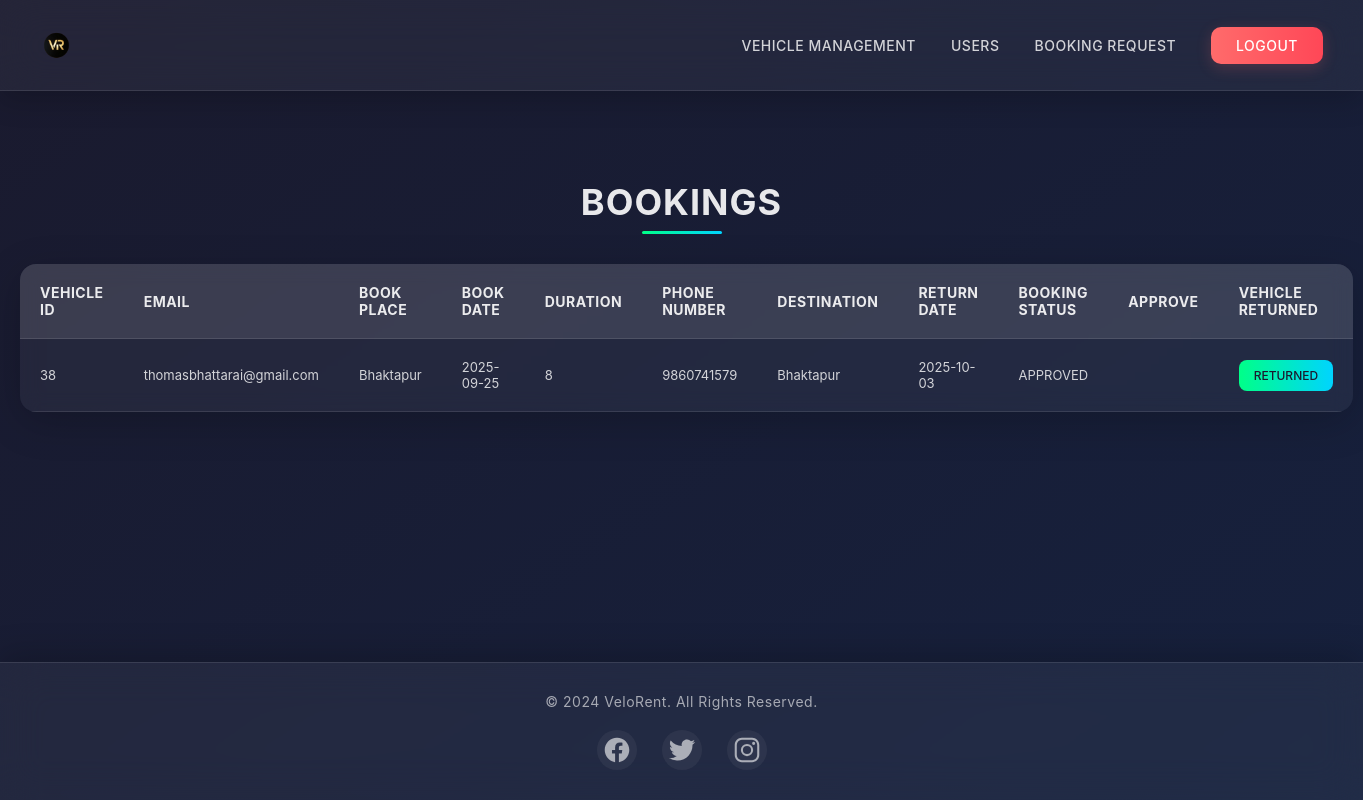
/adminbook.php, run on the app's committed database.
### tables this page shows
CREATE TABLE `booking` (
  `BOOK_ID` int(11) NOT NULL,
  `VEHICLE_ID` int(11) NOT NULL,
  `EMAIL` varchar(255) NOT NULL,
  `BOOK_PLACE` varchar(255) NOT NULL,
  `BOOK_DATE` date NOT NULL,
  `DURATION` int(11) NOT NULL,
  `PHONE_NUMBER` bigint(20) NOT NULL,
  `DESTINATION` varchar(255) NOT NULL,
  `RETURN_DATE` date NOT NULL,
  `PRICE` int(11) NOT NULL,
  `BOOK_STATUS` varchar(255) NOT NULL DEFAULT 'UNDER PROCESSING',
  `FINE` decimal(10,2) DEFAULT 0.00
);

### adminbook.php (the view, shortened to what this page needs)
<!DOCTYPE html>
<html lang="en">
<head>
    <link rel="stylesheet" href="css/adminbook.css">
</head>
<body>
<div class="main-content">
    <div class="navbar">
        <img style="height: 50px;" src="images/icon.png" alt="">
        <div class="menu">
            <ul>
                <li><a href="adminvehicle.php">VEHICLE MANAGEMENT</a></li>
                <li><a href="adminusers.php">USERS</a></li>
                <li><a href="adminbook.php">BOOKING REQUEST</a></li>
                <li><a href="index.php" class="button">LOGOUT</a></li>
            </ul>
        </div>
    </div>
    <h1 class="header">BOOKINGS</h1>
    <table class="content-table">
        <thead>
            <tr>
                <th>VEHICLE ID</th>
                <th>EMAIL</th>
                <th>BOOK PLACE</th>
                <th>BOOK DATE</th>
                <th>DURATION</th>
                <th>PHONE NUMBER</th>
                <th>DESTINATION</th>
                <th>RETURN DATE</th>
                <th>BOOKING STATUS</th>
                <th>APPROVE</th>
                <th>VEHICLE RETURNED</th>
            </tr>
        </thead>
        <tbody>
        <?php
            require_once('connection.php');
            $query = "SELECT * FROM booking ORDER BY BOOK_ID DESC";
            $queryy = mysqli_query($con, $query);
            while ($res = mysqli_fetch_array($queryy)) {
                $isApproved = $res['BOOK_STATUS'] === 'APPROVED';
        ?>
            <tr id="row-<?php echo $res['BOOK_ID']; ?>">
                <td><?php echo $res['VEHICLE_ID']; ?></td>
                <td><?php echo $res['EMAIL']; ?></td>
                <td><?php echo $res['BOOK_PLACE']; ?></td>
                <td><?php echo $res['BOOK_DATE']; ?></td>
                <td><?php echo $res['DURATION']; ?></td>
                <td><?php echo $res['PHONE_NUMBER']; ?></td>
                <td><?php echo $res['DESTINATION']; ?></td>
                <td><?php echo $res['RETURN_DATE']; ?></td>
                <td><?php echo $res['BOOK_STATUS']; ?></td>
                <td>
                </td>
                <td>
                    <a href="adminreturn.php?id=<?php echo $res['VEHICLE_ID']; ?>&bookid=<?php echo $res['BOOK_ID']; ?>"
                       class="button return-btn"
                       <?php echo !$isApproved ? 'style="display:none;"' : ''; ?>>RETURNED</a>
                </td>
            </tr>
        <?php } ?>
        </tbody>
    </table>
</div>
    <footer>
        <p>&copy; 2024 VeloRent. All Rights Reserved.</p>
        <div class="socials">
            <a href="https://www.facebook.com/thomasbhattrai" target="_blank"><ion-icon name="logo-facebook"></ion-icon></a>
            <a href="https://x.com/thomashbhattarai" target="_blank"><ion-icon name="logo-twitter"></ion-icon></a>
            <a href="https://www.instagram.com/swostimakaju/" target="_blank"><ion-icon name="logo-instagram"></ion-icon></a>
        </div>
    </footer>
</body>
</html>

### css/adminbook.css (style rules this page uses)
* { margin: 0; padding: 0; box-sizing: border-box; font-family: 'PP Mori', 'Inter', -apple-system, BlinkMacSystemFont, 'Segoe UI', Roboto, sans-serif; -webkit-font-smoothing: antialiased; -moz-osx-font-smoothing: grayscale; }
body { min-height: 100vh; background: linear-gradient(145deg, #1a1a2e 0%, #16213e 100%); color: rgba(255, 255, 255, 0.9); overflow-x: hidden; display: flex; flex-direction: column; justify-content: space-between; }
.main-content { margin-top: 100px; flex: 1; padding: 40px 20px; position: relative; z-index: 1; }
.navbar { background: rgba(255, 255, 255, 0.05); backdrop-filter: blur(20px); box-shadow: 0 8px 30px rgba(0, 0, 0, 0.2); padding: 20px 40px; display: flex; justify-content: space-between; align-items: center; position: fixed; top: 0; left: 0; right: 0; z-index: 1000; border-bottom: 1px solid rgba(255, 255, 255, 0.1); transition: all 0.3s ease; }
.menu ul { display: flex; list-style: none; gap: 35px; align-items: center; }
.menu ul li a { color: rgba(255, 255, 255, 0.8); text-decoration: none; font-size: 14px; font-weight: 500; text-transform: uppercase; letter-spacing: 0.5px; transition: all 0.3s ease; position: relative; padding: 8px 0; display: flex; align-items: center; }
.menu ul li a::after { content: ''; position: absolute; bottom: 0; left: 0; width: 0; height: 2px; background: #00ff88; transition: width 0.3s ease; }
.menu ul li a.button { background: linear-gradient(90deg, #ff6b6b, #ff4757); padding: 10px 25px; border-radius: 10px; color: #ffffff; transition: all 0.3s ease; box-shadow: 0 4px 15px rgba(255, 107, 107, 0.2); }
.header { font-size: 36px; font-weight: 700; text-align: center; margin: 40px 0; color: rgba(255, 255, 255, 0.9); letter-spacing: 1px; position: relative; }
.header::after { content: ''; position: absolute; bottom: -10px; left: 50%; transform: translateX(-50%); width: 80px; height: 3px; background: linear-gradient(90deg, #00ff88, #00d4ff); border-radius: 2px; }
.content-table { width: 100%; max-width: 1200px; margin: 0 auto; background: rgba(255, 255, 255, 0.05); border-radius: 16px; overflow: hidden; box-shadow: 0 10px 40px rgba(0, 0, 0, 0.2); backdrop-filter: blur(10px); border-collapse: collapse; }
.content-table thead { background: rgba(255, 255, 255, 0.1); color: rgba(255, 255, 255, 0.9); font-weight: 600; text-transform: uppercase; letter-spacing: 0.5px; }
.content-table th, .content-table td { padding: 20px; text-align: left; border-bottom: 1px solid rgba(255, 255, 255, 0.1); }
.content-table th { font-size: 14px; }
.content-table td { font-size: 13px; color: rgba(255, 255, 255, 0.8); }
.content-table tbody tr { transition: all 0.3s ease; }
.content-table td a.button { display: inline-block; background: linear-gradient(90deg, #00ff88, #00d4ff); padding: 8px 15px; border-radius: 8px; color: #1a1a2e; text-decoration: none; font-size: 12px; font-weight: 500; transition: all 0.3s ease; }
footer { background: rgba(255, 255, 255, 0.05); backdrop-filter: blur(20px); padding: 30px 40px; text-align: center; border-top: 1px solid rgba(255, 255, 255, 0.1); width: 100%; box-shadow: 0 -8px 30px rgba(0, 0, 0, 0.2); transition: all 0.3s ease; margin-top: auto; }
footer p { color: rgba(255, 255, 255, 0.6); font-size: 14px; margin-bottom: 20px; letter-spacing: 0.5px; }
.socials { display: flex; justify-content: center; gap: 25px; margin-top: 15px; }
.socials a { color: rgba(255, 255, 255, 0.6); font-size: 28px; transition: all 0.3s ease; position: relative; display: flex; align-items: center; justify-content: center; width: 40px; height: 40px; border-radius: 50%; background: rgba(255, 255, 255, 0.05); }

### data on the page
booking: VEHICLE_ID "38", EMAIL "thomasbhattarai@gmail.com", BOOK_PLACE "Bhaktapur", BOOK_DATE "2025-09-25", DURATION "8", PHONE_NUMBER "9860741579", DESTINATION "Bhaktapur", RETURN_DATE "2025-10-03", BOOK_STATUS "APPROVED"
